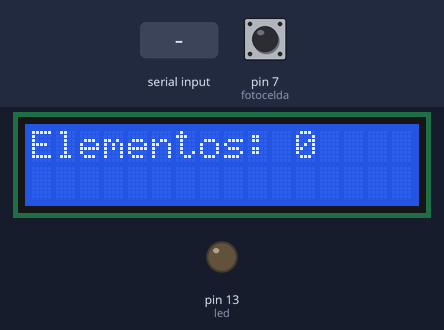
The sketch below on a simulated Arduino Uno, built with avr-gcc and run on an emulated ATmega328P. Shown: 16×2 character LCD, output pins drawn as LEDs (lit = HIGH). Inputs (shaded band) come from the test bench; at power-on: pin 7 (fotocelda) HIGH. What the sketch prints to the serial monitor is not drawn.

Above: at 1.2 s.
1.3 s: pin 7 (fotocelda) pulsed LOW 5 times (0.12 s each, 0.3 s apart)
At 3.6 s:
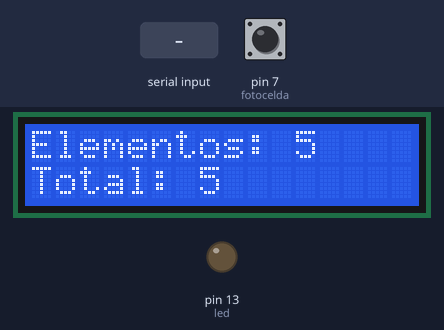
4.3 s: "A" received over Serial
At 4.7 s:
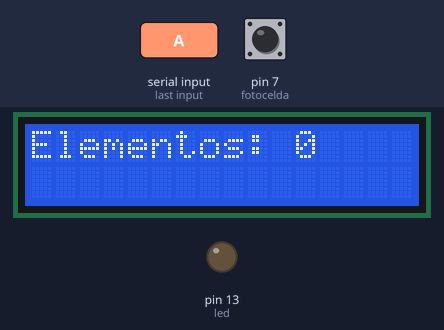
Timing chart, 0 to 7.3 s (numbered marks = the images above; inputs shaded):
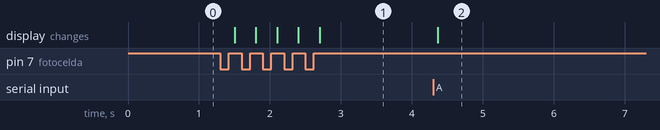

Measured:
- after the input at 1.3 s, the display: first changes after 0.20 s (image 1 shows a later state)
- after the input at 4.3 s, the display: changes after 0.07 s (image 2)

The sketch:

Contador_de_objetos.ino
```cpp
#include<LiquidCrystal.h>
LiquidCrystal lcd(12, 11, 5, 4, 3, 2);
int fotocelda = 7;
int valorFotocelda = 0;
int led = 13;
int contador = 0;
int total = 0;
String contador1;
String total1;
void(*resetFunc)(void) = 0;

void setup()
{
  Serial.begin(9600);
  pinMode(fotocelda, INPUT); ;
  lcd.begin(16,2);
  pinMode (led,OUTPUT);
  lcd.setCursor(0,0);
  lcd.print("Elementos: 0");
}

void loop()
{
  if(Serial.available() > 0){
    if(Serial.read() == 'A'){
      resetFunc();
    }
  }

  valorFotocelda = digitalRead(fotocelda);
  if(valorFotocelda!=1)
  {
    contador++;
    total++;
    while(digitalRead(fotocelda)!=1) {
      delay(100);
    }
    lcd.setCursor(11,0);
    lcd.print(contador);
    contador1 = contador;
    total1 = total;
    Serial.println(contador1 + "-" + total1);
    lcd.setCursor(0,1);
    lcd.println("Total: ");
    lcd.setCursor(7,1);
    lcd.print(total);
    if(contador == 20){
      lcd.clear();
      lcd.setCursor(3,1);
      lcd.println("CAJA LLENA   ");
      digitalWrite(led,1);
      delay (2000);
      contador = 0;
      lcd.clear();
      digitalWrite(led,0);
      lcd.setCursor(0,0);
      lcd.print("Elementos: 0");
      lcd.setCursor(0,1);
      lcd.print("TOTAL: ");
      lcd.setCursor(7,1);
      lcd.print(total);
    }
  }
}
```
